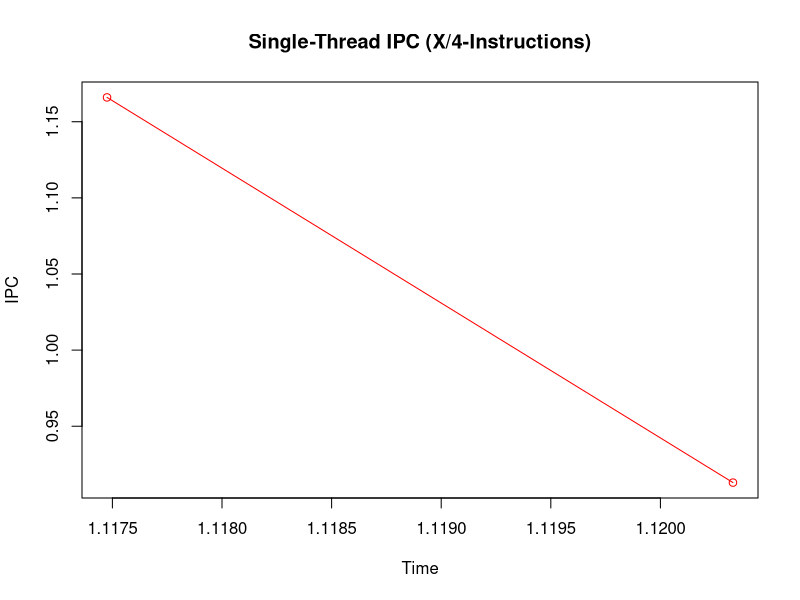
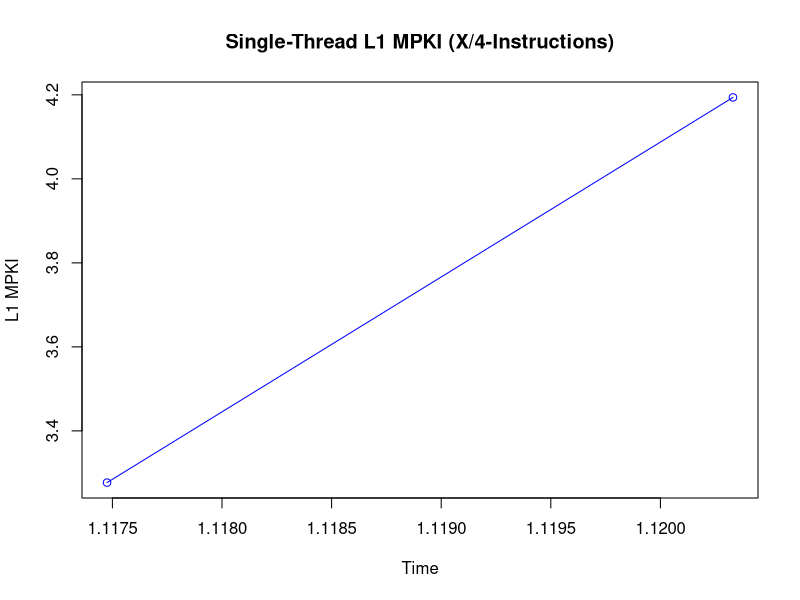
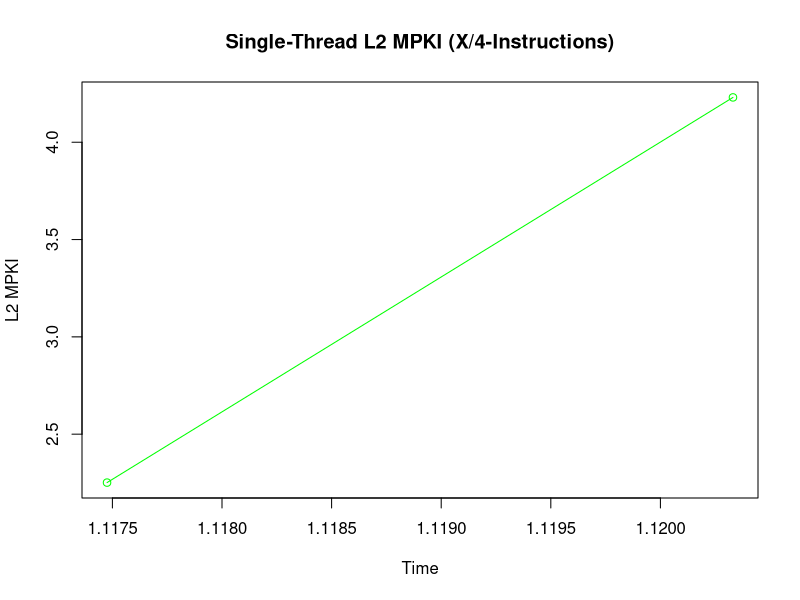
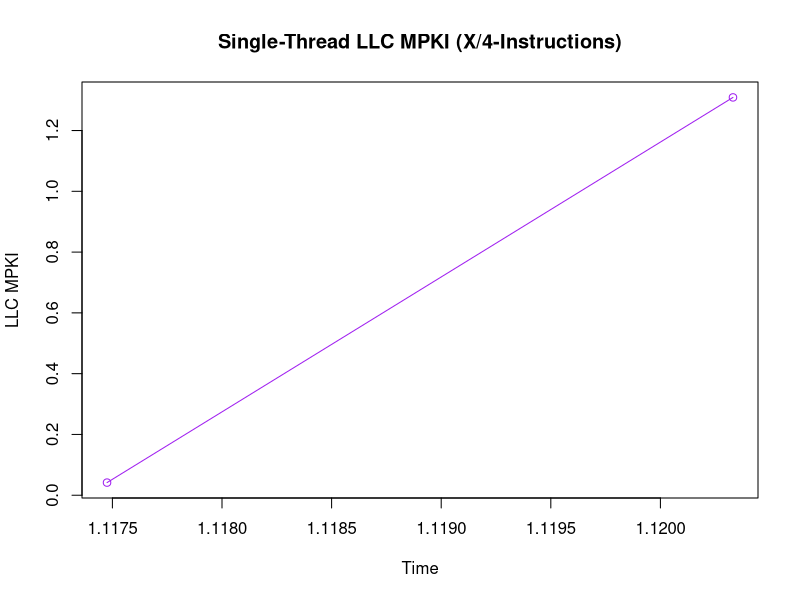
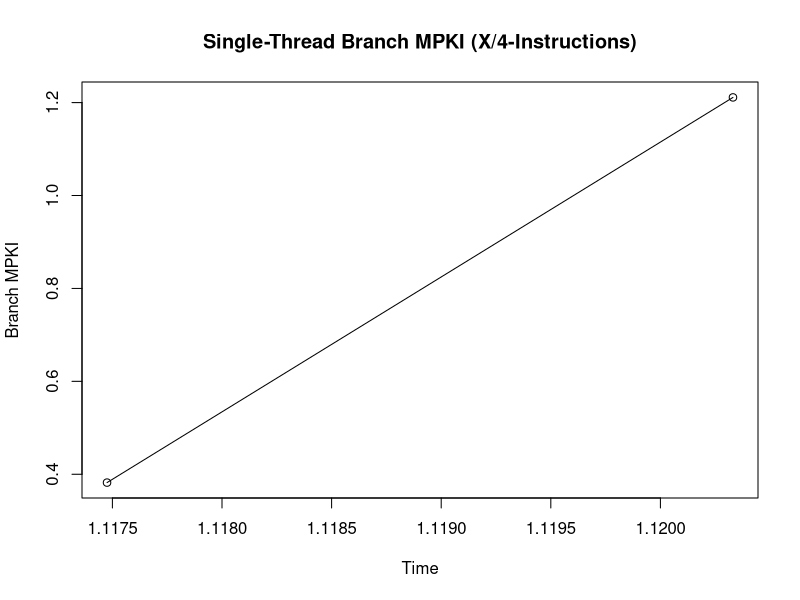

The R script that drew these images, in order:
#-----------------------------------------------------------------------------------------------------------------
# Single Thread (X/4)
#-----------------------------------------------------------------------------------------------------------------

data <- read.csv("single_thread_saliency_run_D4.csv")

data$Timestamp <- as.character(data$Timestamp)
data$Timestamp[which(data$Timestamp=="<not counted>")] <- "0"
data$Timestamp <- as.numeric(data$Timestamp)

data$instructions <- as.character(data$instructions)
data$instructions[which(data$instructions=="<not counted>")] <- "0"
data$instructions <- as.numeric(data$instructions)

data$cpu.cycles <- as.character(data$cpu.cycles)
data$cpu.cycles[which(data$cpu.cycles=="<not counted>")] <- "0"
data$cpu.cycles <- as.numeric(data$cpu.cycles)

data$L1.dcache.load.misses <- as.character(data$L1.dcache.load.misses)
data$L1.dcache.load.misses[which(data$L1.dcache.load.misses=="<not counted>")] <- "0"
data$L1.dcache.load.misses <- as.numeric(data$L1.dcache.load.misses)

data$l2_rqsts.miss <- as.character(data$l2_rqsts.miss)
data$l2_rqsts.miss[which(data$l2_rqsts.miss=="<not counted>")] <- "0"
data$l2_rqsts.miss <- as.numeric(data$l2_rqsts.miss)

data$LLC.load.misses <- as.character(data$LLC.load.misses)
data$LLC.load.misses[which(data$LLC.load.misses=="<not counted>")] <- "0"
data$LLC.load.misses <- as.numeric(data$LLC.load.misses)

data$branch.misses <- as.character(data$branch.misses)
data$branch.misses[which(data$branch.misses=="<not counted>")] <- "0"
data$branch.misses <- as.numeric(data$branch.misses)

#-----------------------------------------------------------------------------------------------------------------
# Single Thread IPC Plott (X/4)
#-----------------------------------------------------------------------------------------------------------------

IPC = data$instructions/data$cpu.cycles
plot(IPC ~ data$Timestamp, type="o", col="red", main="Single-Thread IPC (X/4-Instructions)", xlab="Time", ylab="IPC")
#par(new = TRUE) #Plots the next graph on the same graph

#-----------------------------------------------------------------------------------------------------------------
# Single Thread L1 MPKI Plot (X/4)
#-----------------------------------------------------------------------------------------------------------------

L2MPKI = (data$L1.dcache.load.misses)/(data$instructions/1000)
plot(L2MPKI ~ data$Timestamp, type="o", col="blue", main="Single-Thread L1 MPKI (X/4-Instructions)", xlab="Time", ylab="L1 MPKI")

#-----------------------------------------------------------------------------------------------------------------
# Single Thread L2 MPKI Plot (X/4)
#-----------------------------------------------------------------------------------------------------------------

L2MPKI = (data$l2_rqsts.miss)/(data$instructions/1000)
plot(L2MPKI ~ data$Timestamp, type="o", col="green", main="Single-Thread L2 MPKI (X/4-Instructions)", xlab="Time", ylab="L2 MPKI")

#-----------------------------------------------------------------------------------------------------------------
# Single Thread LLC MPKI Plot (X/4)
#-----------------------------------------------------------------------------------------------------------------

LLCMPKI = (data$LLC.load.misses)/(data$instructions/1000)
plot(LLCMPKI ~ data$Timestamp, type="o", col="purple", main="Single-Thread LLC MPKI (X/4-Instructions)", xlab="Time", ylab="LLC MPKI")

#-----------------------------------------------------------------------------------------------------------------
# Single Thread Branch MPKI Plot (X/4)
#-----------------------------------------------------------------------------------------------------------------

BranchMPKI= (data$branch.misses)/(data$instructions/1000)
plot(BranchMPKI ~ data$Timestamp, type="o", col="black", main="Single-Thread Branch MPKI (X/4-Instructions)", xlab="Time", ylab="Branch MPKI")


